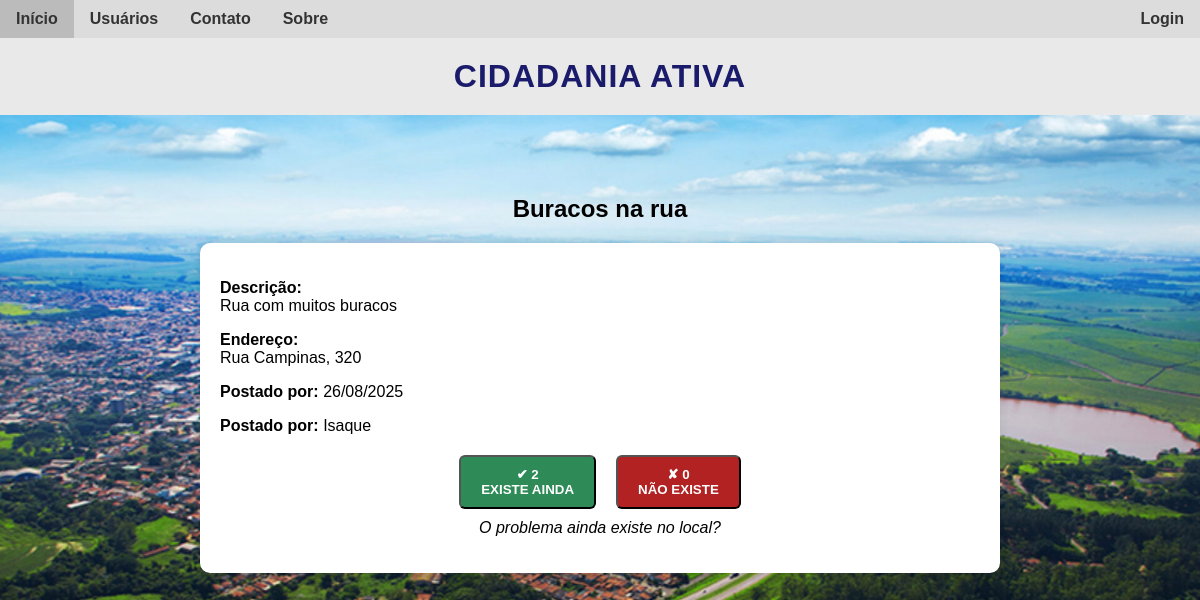
The page /problema/3 on the database its author committed.
### atividadeextensionista2/models.py (models this page shows)
class Problema(database.Model):
    __tablename__ = 'problema'
    id = database.Column(database.Integer, primary_key=True)
    titulo = database.Column(database.String, nullable=False)
    descricao = database.Column(database.Text, nullable=False)
    endereco = database.Column(database.String, nullable=False)
    imagem = database.Column(database.String, default='sem_imagem.jpg')
    data_criacao = database.Column(database.DateTime, default=datetime.utcnow)
    status = database.Column(database.String, default='ativo')
    id_usuario = database.Column(database.Integer, database.ForeignKey('usuario.id'), nullable=False)
    validacoes = database.relationship(
        'Validacao',
        backref='problema',
        lazy=True,
        cascade='all, delete-orphan'  # Remove as validações quando o problema é excluído
    )
    def contar_validacoes(self, tipo):
        return Validacao.query.filter_by(
            id_problema=self.id,
            tipo=tipo
        ).count()

class Usuario(database.Model, UserMixin):
    __tablename__ = 'usuario'
    id = database.Column(database.Integer, primary_key=True)
    username = database.Column(database.String, nullable=False)
    email = database.Column(database.String, nullable=False, unique=True)
    senha = database.Column(database.String, nullable=False)
    problemas = database.relationship('Problema', backref='autor', lazy=True)
    validacoes = database.relationship('Validacao', backref='usuario', lazy=True)

### atividadeextensionista2/routes.py (the view)
@app.route('/problema/<int:id>')
def exibir_problema(id):
    problema = Problema.query.get_or_404(id)
    return render_template('problema.html', problema=problema)

### atividadeextensionista2/templates/problema.html (shortened to what this page needs)
{% extends "base.html" %}
{% block content %}
<main style="max-width: 800px; margin: 20px auto;">
    <h2 style="text-align: center;">{{ problema.titulo }}</h2>
    <div class="fundo-cinza" style="background: #fff; border-radius: 10px; padding: 20px; box-shadow: 0 0 10px rgba(0,0,0,0.1);">
        <p><strong>Descrição:</strong><br>{{ problema.descricao }}</p>
        <p><strong>Endereço:</strong><br>{{ problema.endereco }}</p>
        <p><strong>Postado por:</strong> {{ problema.data_criacao.strftime('%d/%m/%Y') }}</p>
        <p><strong>Postado por:</strong> {{ problema.autor.username }}</p>
        <div class="botoes-validacao" style="margin-top: 20px;">
            <form action="{{ url_for('validar_problema', id_problema=problema.id, tipo='existe') }}" method="POST">
                <button class="botao verde">✔ {{ problema.contar_validacoes('existe') }}<br>EXISTE AINDA</button>
            </form>
            <form action="{{ url_for('validar_problema', id_problema=problema.id, tipo='nao_existe') }}" method="POST">
                <button class="botao vermelho">✘ {{ problema.contar_validacoes('nao_existe') }}<br>NÃO EXISTE</button>
            </form>
        </div>
        <p class="pergunta-validacao" style="text-align: center;">O problema ainda existe no local?</p>
    </div>
</main>
{% endblock %}

### atividadeextensionista2/static/estilo.css (style rules this page uses)
html, body { margin: 0; font-family: Arial, sans-serif; background: url("../static/fundo.jpg") no-repeat center center fixed; background-size: cover; width: 100%; overflow-x: hidden; }
main { max-width: 1200px; margin: 20px auto; padding: 10px; }
.botoes-validacao { display: flex; justify-content: center; gap: 20px; margin: 10px 0; }
.botao { display: inline-block; background-color: #2e8b57; color: white; padding: 10px 20px; border-radius: 6px; text-decoration: none; font-weight: bold; transition: background-color 0.3s ease; }
.verde { background-color: #2e8b57; }
.vermelho { background-color: #b22222; }
.pergunta-validacao { margin-top: 5px; font-style: italic; }
.fundo-cinza { background-color: rgba(240, 240, 240, 0.9); padding: 20px; border-radius: 12px; margin-bottom: 30px; box-shadow: 0 0 10px rgba(0,0,0,0.1); width: 100%; box-sizing: border-box; }

### rows shown on the page
Problema: titulo "Buracos na rua", descricao "Rua com muitos buracos", endereco "Rua Campinas, 320", data_criacao "26/08/2025"
Usuario: autor.username "Isaque"

### other values the page prints
{{ problema.contar_validacoes('existe') }} "2"
{{ problema.contar_validacoes('nao_existe') }} "0"
